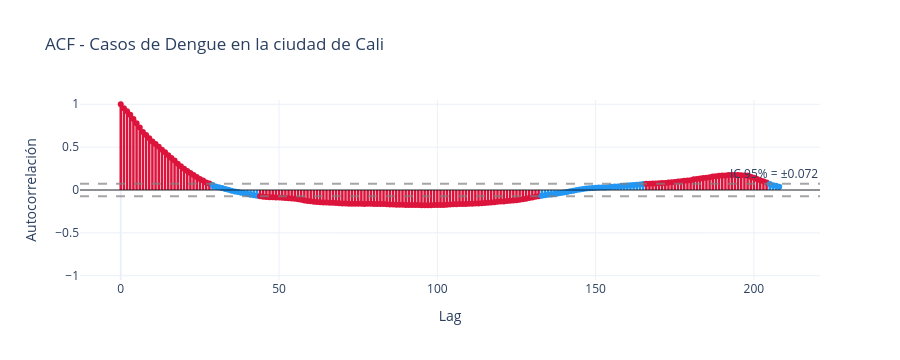

Notebook code for this chart:
### Markdown cell above
---
## 📈 PARTE 6: Análisis de Autocorrelación de la Serie

La ACF mide cuánto se parece la serie a sí misma en distintos rezagos. En series epidemiológicas, una autocorrelación alta suele indicar persistencia temporal: semanas con muchos casos tienden a estar cerca de otras semanas con muchos casos.

### Code cell
fig_acf_208 = graficar_acf_plotly(
    df.y,
    "ACF - Casos de Dengue en la ciudad de Cali",
    n_lags=ESTACIONALIDAD_CUATRIENAL
)
fig_acf_208.show()

### Figure 1 — Plotly figure (JSON) as saved in the notebook; plotly's stock layout.template omitted (floating-point values rounded to 4 significant figures; data arrays with more than 128 entries replaced by an {"elided": "..."} marker saying what was removed)
{"data": [{"line": {"color": "crimson", "width": 2.5}, "mode": "lines", "showlegend": false, "type": "scatter", "x": [0, 0], "y": [0, 1]}, {"line": {"color": "crimson", "width": 2.5}, "mode": "lines", "showlegend": false, "type": "scatter", "x": [1, 1], "y": [0, 0.9543]}, {"line": {"color": "crimson", "width": 2.5}, "mode": "lines", "showlegend": false, "type": "scatter", "x": [2, 2], "y": [0, 0.9202]}, {"line": {"color": "crimson", "width": 2.5}, "mode": "lines", "showlegend": false, "type": "scatter", "x": [3, 3], "y": [0, 0.8784]}, {"line": {"color": "crimson", "width": 2.5}, "mode": "lines", "showlegend": false, "type": "scatter", "x": [4, 4], "y": [0, 0.8296]}, {"line": {"color": "crimson", "width": 2.5}, "mode": "lines", "showlegend": false, "type": "scatter", "x": [5, 5], "y": [0, 0.7798]}, {"line": {"color": "crimson", "width": 2.5}, "mode": "lines", "showlegend": false, "type": "scatter", "x": [6, 6], "y": [0, 0.7289]}, {"line": {"color": "crimson", "width": 2.5}, "mode": "lines", "showlegend": false, "type": "scatter", "x": [7, 7], "y": [0, 0.6781]}, {"line": {"color": "crimson", "width": 2.5}, "mode": "lines", "showlegend": false, "type": "scatter", "x": [8, 8], "y": [0, 0.6421]}, {"line": {"color": "crimson", "width": 2.5}, "mode": "lines", "showlegend": false, "type": "scatter", "x": [9, 9], "y": [0, 0.6045]}, {"line": {"color": "crimson", "width": 2.5}, "mode": "lines", "showlegend": false, "type": "scatter", "x": [10, 10], "y": [0, 0.5653]}, {"line": {"color": "crimson", "width": 2.5}, "mode": "lines", "showlegend": false, "type": "scatter", "x": [11, 11], "y": [0, 0.5379]}, {"line": {"color": "crimson", "width": 2.5}, "mode": "lines", "showlegend": false, "type": "scatter", "x": [12, 12], "y": [0, 0.5052]}, {"line": {"color": "crimson", "width": 2.5}, "mode": "lines", "showlegend": false, "type": "scatter", "x": [13, 13], "y": [0, 0.4706]}, {"line": {"color": "crimson", "width": 2.5}, "mode": "lines", "showlegend": false, "type": "scatter", "x": [14, 14], "y": [0, 0.44]}, {"line": {"color": "crimson", "width": 2.5}, "mode": "lines", "showlegend": false, "type": "scatter", "x": [15, 15], "y": [0, 0.4069]}, {"line": {"color": "crimson", "width": 2.5}, "mode": "lines", "showlegend": false, "type": "scatter", "x": [16, 16], "y": [0, 0.3748]}, {"line": {"color": "crimson", "width": 2.5}, "mode": "lines", "showlegend": false, "type": "scatter", "x": [17, 17], "y": [0, 0.3445]}, {"line": {"color": "crimson", "width": 2.5}, "mode": "lines", "showlegend": false, "type": "scatter", "x": [18, 18], "y": [0, 0.3074]}, {"line": {"color": "crimson", "width": 2.5}, "mode": "lines", "showlegend": false, "type": "scatter", "x": [19, 19], "y": [0, 0.2762]}, {"line": {"color": "crimson", "width": 2.5}, "mode": "lines", "showlegend": false, "type": "scatter", "x": [20, 20], "y": [0, 0.2491]}, {"line": {"color": "crimson", "width": 2.5}, "mode": "lines", "showlegend": false, "type": "scatter", "x": [21, 21], "y": [0, 0.2217]}, {"line": {"color": "crimson", "width": 2.5}, "mode": "lines", "showlegend": false, "type": "scatter", "x": [22, 22], "y": [0, 0.1991]}, {"line": {"color": "crimson", "width": 2.5}, "mode": "lines", "showlegend": false, "type": "scatter", "x": [23, 23], "y": [0, 0.1751]}, {"line": {"color": "crimson", "width": 2.5}, "mode": "lines", "showlegend": false, "type": "scatter", "x": [24, 24], "y": [0, 0.1519]}, {"line": {"color": "crimson", "width": 2.5}, "mode": "lines", "showlegend": false, "type": "scatter", "x": [25, 25], "y": [0, 0.1277]}, {"line": {"color": "crimson", "width": 2.5}, "mode": "lines", "showlegend": false, "type": "scatter", "x": [26, 26], "y": [0, 0.11]}, {"line": {"color": "crimson", "width": 2.5}, "mode": "lines", "showlegend": false, "type": "scatter", "x": [27, 27], "y": [0, 0.08858]}, {"line": {"color": "crimson", "width": 2.5}, "mode": "lines", "showlegend": false, "type": "scatter", "x": [28, 28], "y": [0, 0.07648]}, {"line": {"color": "#2196F3", "width": 2.5}, "mode": "lines", "showlegend": false, "type": "scatter", "x": [29, 29], "y": [0, 0.05797]}, {"line": {"color": "#2196F3", "width": 2.5}, "mode": "lines", "showlegend": false, "type": "scatter", "x": [30, 30], "y": [0, 0.04223]}, {"line": {"color": "#2196F3", "width": 2.5}, "mode": "lines", "showlegend": false, "type": "scatter", "x": [31, 31], "y": [0, 0.03341]}, {"line": {"color": "#2196F3", "width": 2.5}, "mode": "lines", "showlegend": false, "type": "scatter", "x": [32, 32], "y": [0, 0.022]}, {"line": {"color": "#2196F3", "width": 2.5}, "mode": "lines", "showlegend": false, "type": "scatter", "x": [33, 33], "y": [0, 0.01069]}, {"line": {"color": "#2196F3", "width": 2.5}, "mode": "lines", "showlegend": false, "type": "scatter", "x": [34, 34], "y": [0, 0.00227]}, {"line": {"color": "#2196F3", "width": 2.5}, "mode": "lines", "showlegend": false, "type": "scatter", "x": [35, 35], "y": [0, -0.008709]}, {"line": {"color": "#2196F3", "width": 2.5}, "mode": "lines", "showlegend": false, "type": "scatter", "x": [36, 36], "y": [0, -0.01685]}, {"line": {"color": "#2196F3", "width": 2.5}, "mode": "lines", "showlegend": false, "type": "scatter", "x": [37, 37], "y": [0, -0.02473]}, {"line": {"color": "#2196F3", "width": 2.5}, "mode": "lines", "showlegend": false, "type": "scatter", "x": [38, 38], "y": [0, -0.03317]}, {"line": {"color": "#2196F3", "width": 2.5}, "mode": "lines", "showlegend": false, "type": "scatter", "x": [39, 39], "y": [0, -0.03786]}, {"line": {"color": "#2196F3", "width": 2.5}, "mode": "lines", "showlegend": false, "type": "scatter", "x": [40, 40], "y": [0, -0.04655]}, {"line": {"color": "#2196F3", "width": 2.5}, "mode": "lines", "showlegend": false, "type": "scatter", "x": [41, 41], "y": [0, -0.05493]}, {"line": {"color": "#2196F3", "width": 2.5}, "mode": "lines", "showlegend": false, "type": "scatter", "x": [42, 42], "y": [0, -0.06048]}, {"line": {"color": "#2196F3", "width": 2.5}, "mode": "lines", "showlegend": false, "type": "scatter", "x": [43, 43], "y": [0, -0.06834]}, {"line": {"color": "crimson", "width": 2.5}, "mode": "lines", "showlegend": false, "type": "scatter", "x": [44, 44], "y": [0, -0.0734]}, {"line": {"color": "crimson", "width": 2.5}, "mode": "lines", "showlegend": false, "type": "scatter", "x": [45, 45], "y": [0, -0.07859]}, {"line": {"color": "crimson", "width": 2.5}, "mode": "lines", "showlegend": false, "type": "scatter", "x": [46, 46], "y": [0, -0.0809]}, {"line": {"color": "crimson", "width": 2.5}, "mode": "lines", "showlegend": false, "type": "scatter", "x": [47, 47], "y": [0, -0.08437]}, {"line": {"color": "crimson", "width": 2.5}, "mode": "lines", "showlegend": false, "type": "scatter", "x": [48, 48], "y": [0, -0.08584]}, {"line": {"color": "crimson", "width": 2.5}, "mode": "lines", "showlegend": false, "type": "scatter", "x": [49, 49], "y": [0, -0.0881]}, {"line": {"color": "crimson", "width": 2.5}, "mode": "lines", "showlegend": false, "type": "scatter", "x": [50, 50], "y": [0, -0.08839]}, {"line": {"color": "crimson", "width": 2.5}, "mode": "lines", "showlegend": false, "type": "scatter", "x": [51, 51], "y": [0, -0.08978]}, {"line": {"color": "crimson", "width": 2.5}, "mode": "lines", "showlegend": false, "type": "scatter", "x": [52, 52], "y": [0, -0.0921]}, {"line": {"color": "crimson", "width": 2.5}, "mode": "lines", "showlegend": false, "type": "scatter", "x": [53, 53], "y": [0, -0.0963]}, {"line": {"color": "crimson", "width": 2.5}, "mode": "lines", "showlegend": false, "type": "scatter", "x": [54, 54], "y": [0, -0.09876]}, {"line": {"color": "crimson", "width": 2.5}, "mode": "lines", "showlegend": false, "type": "scatter", "x": [55, 55], "y": [0, -0.1031]}, {"line": {"color": "crimson", "width": 2.5}, "mode": "lines", "showlegend": false, "type": "scatter", "x": [56, 56], "y": [0, -0.1094]}, {"line": {"color": "crimson", "width": 2.5}, "mode": "lines", "showlegend": false, "type": "scatter", "x": [57, 57], "y": [0, -0.1143]}, {"line": {"color": "crimson", "width": 2.5}, "mode": "lines", "showlegend": false, "type": "scatter", "x": [58, 58], "y": [0, -0.1211]}, {"line": {"color": "crimson", "width": 2.5}, "mode": "lines", "showlegend": false, "type": "scatter", "x": [59, 59], "y": [0, -0.1278]}, {"line": {"color": "crimson", "width": 2.5}, "mode": "lines", "showlegend": false, "type": "scatter", "x": [60, 60], "y": [0, -0.1319]}, {"line": {"color": "crimson", "width": 2.5}, "mode": "lines", "showlegend": false, "type": "scatter", "x": [61, 61], "y": [0, -0.1378]}, {"line": {"color": "crimson", "width": 2.5}, "mode": "lines", "showlegend": false, "type": "scatter", "x": [62, 62], "y": [0, -0.1399]}, {"line": {"color": "crimson", "width": 2.5}, "mode": "lines", "showlegend": false, "type": "scatter", "x": [63, 63], "y": [0, -0.1425]}, {"line": {"color": "crimson", "width": 2.5}, "mode": "lines", "showlegend": false, "type": "scatter", "x": [64, 64], "y": [0, -0.1449]}, {"line": {"color": "crimson", "width": 2.5}, "mode": "lines", "showlegend": false, "type": "scatter", "x": [65, 65], "y": [0, -0.1469]}, {"line": {"color": "crimson", "width": 2.5}, "mode": "lines", "showlegend": false, "type": "scatter", "x": [66, 66], "y": [0, -0.148]}, {"line": {"color": "crimson", "width": 2.5}, "mode": "lines", "showlegend": false, "type": "scatter", "x": [67, 67], "y": [0, -0.1492]}, {"line": {"color": "crimson", "width": 2.5}, "mode": "lines", "showlegend": false, "type": "scatter", "x": [68, 68], "y": [0, -0.1514]}, {"line": {"color": "crimson", "width": 2.5}, "mode": "lines", "showlegend": false, "type": "scatter", "x": [69, 69], "y": [0, -0.1543]}, {"line": {"color": "crimson", "width": 2.5}, "mode": "lines", "showlegend": false, "type": "scatter", "x": [70, 70], "y": [0, -0.1572]}, {"line": {"color": "crimson", "width": 2.5}, "mode": "lines", "showlegend": false, "type": "scatter", "x": [71, 71], "y": [0, -0.1583]}, {"line": {"color": "crimson", "width": 2.5}, "mode": "lines", "showlegend": false, "type": "scatter", "x": [72, 72], "y": [0, -0.1596]}, {"line": {"color": "crimson", "width": 2.5}, "mode": "lines", "showlegend": false, "type": "scatter", "x": [73, 73], "y": [0, -0.1595]}, {"line": {"color": "crimson", "width": 2.5}, "mode": "lines", "showlegend": false, "type": "scatter", "x": [74, 74], "y": [0, -0.16]}, {"line": {"color": "crimson", "width": 2.5}, "mode": "lines", "showlegend": false, "type": "scatter", "x": [75, 75], "y": [0, -0.1615]}, {"line": {"color": "crimson", "width": 2.5}, "mode": "lines", "showlegend": false, "type": "scatter", "x": [76, 76], "y": [0, -0.1608]}, {"line": {"color": "crimson", "width": 2.5}, "mode": "lines", "showlegend": false, "type": "scatter", "x": [77, 77], "y": [0, -0.1621]}, {"line": {"color": "crimson", "width": 2.5}, "mode": "lines", "showlegend": false, "type": "scatter", "x": [78, 78], "y": [0, -0.1607]}, {"line": {"color": "crimson", "width": 2.5}, "mode": "lines", "showlegend": false, "type": "scatter", "x": [79, 79], "y": [0, -0.1618]}, {"line": {"color": "crimson", "width": 2.5}, "mode": "lines", "showlegend": false, "type": "scatter", "x": [80, 80], "y": [0, -0.1622]}, {"line": {"color": "crimson", "width": 2.5}, "mode": "lines", "showlegend": false, "type": "scatter", "x": [81, 81], "y": [0, -0.1631]}, {"line": {"color": "crimson", "width": 2.5}, "mode": "lines", "showlegend": false, "type": "scatter", "x": [82, 82], "y": [0, -0.1632]}, {"line": {"color": "crimson", "width": 2.5}, "mode": "lines", "showlegend": false, "type": "scatter", "x": [83, 83], "y": [0, -0.1636]}, {"line": {"color": "crimson", "width": 2.5}, "mode": "lines", "showlegend": false, "type": "scatter", "x": [84, 84], "y": [0, -0.1659]}, {"line": {"color": "crimson", "width": 2.5}, "mode": "lines", "showlegend": false, "type": "scatter", "x": [85, 85], "y": [0, -0.1691]}, {"line": {"color": "crimson", "width": 2.5}, "mode": "lines", "showlegend": false, "type": "scatter", "x": [86, 86], "y": [0, -0.1701]}, {"line": {"color": "crimson", "width": 2.5}, "mode": "lines", "showlegend": false, "type": "scatter", "x": [87, 87], "y": [0, -0.1722]}, {"line": {"color": "crimson", "width": 2.5}, "mode": "lines", "showlegend": false, "type": "scatter", "x": [88, 88], "y": [0, -0.1725]}, {"line": {"color": "crimson", "width": 2.5}, "mode": "lines", "showlegend": false, "type": "scatter", "x": [89, 89], "y": [0, -0.1735]}, {"line": {"color": "crimson", "width": 2.5}, "mode": "lines", "showlegend": false, "type": "scatter", "x": [90, 90], "y": [0, -0.1736]}, {"line": {"color": "crimson", "width": 2.5}, "mode": "lines", "showlegend": false, "type": "scatter", "x": [91, 91], "y": [0, -0.1744]}, {"line": {"color": "crimson", "width": 2.5}, "mode": "lines", "showlegend": false, "type": "scatter", "x": [92, 92], "y": [0, -0.1743]}, {"line": {"color": "crimson", "width": 2.5}, "mode": "lines", "showlegend": false, "type": "scatter", "x": [93, 93], "y": [0, -0.1757]}, {"line": {"color": "crimson", "width": 2.5}, "mode": "lines", "showlegend": false, "type": "scatter", "x": [94, 94], "y": [0, -0.1761]}, {"line": {"color": "crimson", "width": 2.5}, "mode": "lines", "showlegend": false, "type": "scatter", "x": [95, 95], "y": [0, -0.177]}, {"line": {"color": "crimson", "width": 2.5}, "mode": "lines", "showlegend": false, "type": "scatter", "x": [96, 96], "y": [0, -0.1774]}, {"line": {"color": "crimson", "width": 2.5}, "mode": "lines", "showlegend": false, "type": "scatter", "x": [97, 97], "y": [0, -0.1783]}, {"line": {"color": "crimson", "width": 2.5}, "mode": "lines", "showlegend": false, "type": "scatter", "x": [98, 98], "y": [0, -0.1769]}, {"line": {"color": "crimson", "width": 2.5}, "mode": "lines", "showlegend": false, "type": "scatter", "x": [99, 99], "y": [0, -0.1758]}, {"line": {"color": "crimson", "width": 2.5}, "mode": "lines", "showlegend": false, "type": "scatter", "x": [100, 100], "y": [0, -0.176]}, {"line": {"color": "crimson", "width": 2.5}, "mode": "lines", "showlegend": false, "type": "scatter", "x": [101, 101], "y": [0, -0.1753]}, {"line": {"color": "crimson", "width": 2.5}, "mode": "lines", "showlegend": false, "type": "scatter", "x": [102, 102], "y": [0, -0.1748]}, {"line": {"color": "crimson", "width": 2.5}, "mode": "lines", "showlegend": false, "type": "scatter", "x": [103, 103], "y": [0, -0.1722]}, {"line": {"color": "crimson", "width": 2.5}, "mode": "lines", "showlegend": false, "type": "scatter", "x": [104, 104], "y": [0, -0.1694]}, {"line": {"color": "crimson", "width": 2.5}, "mode": "lines", "showlegend": false, "type": "scatter", "x": [105, 105], "y": [0, -0.1663]}, {"line": {"color": "crimson", "width": 2.5}, "mode": "lines", "showlegend": false, "type": "scatter", "x": [106, 106], "y": [0, -0.1652]}, {"line": {"color": "crimson", "width": 2.5}, "mode": "lines", "showlegend": false, "type": "scatter", "x": [107, 107], "y": [0, -0.1642]}, {"line": {"color": "crimson", "width": 2.5}, "mode": "lines", "showlegend": false, "type": "scatter", "x": [108, 108], "y": [0, -0.1632]}, {"line": {"color": "crimson", "width": 2.5}, "mode": "lines", "showlegend": false, "type": "scatter", "x": [109, 109], "y": [0, -0.1632]}, {"line": {"color": "crimson", "width": 2.5}, "mode": "lines", "showlegend": false, "type": "scatter", "x": [110, 110], "y": [0, -0.1617]}, {"line": {"color": "crimson", "width": 2.5}, "mode": "lines", "showlegend": false, "type": "scatter", "x": [111, 111], "y": [0, -0.1611]}, {"line": {"color": "crimson", "width": 2.5}, "mode": "lines", "showlegend": false, "type": "scatter", "x": [112, 112], "y": [0, -0.1585]}, {"line": {"color": "crimson", "width": 2.5}, "mode": "lines", "showlegend": false, "type": "scatter", "x": [113, 113], "y": [0, -0.1572]}, {"line": {"color": "crimson", "width": 2.5}, "mode": "lines", "showlegend": false, "type": "scatter", "x": [114, 114], "y": [0, -0.1546]}, {"line": {"color": "crimson", "width": 2.5}, "mode": "lines", "showlegend": false, "type": "scatter", "x": [115, 115], "y": [0, -0.1507]}, {"line": {"color": "crimson", "width": 2.5}, "mode": "lines", "showlegend": false, "type": "scatter", "x": [116, 116], "y": [0, -0.148]}, {"line": {"color": "crimson", "width": 2.5}, "mode": "lines", "showlegend": false, "type": "scatter", "x": [117, 117], "y": [0, -0.1452]}, {"line": {"color": "crimson", "width": 2.5}, "mode": "lines", "showlegend": false, "type": "scatter", "x": [118, 118], "y": [0, -0.142]}, {"line": {"color": "crimson", "width": 2.5}, "mode": "lines", "showlegend": false, "type": "scatter", "x": [119, 119], "y": [0, -0.1385]}, {"line": {"color": "crimson", "width": 2.5}, "mode": "lines", "showlegend": false, "type": "scatter", "x": [120, 120], "y": [0, -0.1349]}, {"line": {"color": "crimson", "width": 2.5}, "mode": "lines", "showlegend": false, "type": "scatter", "x": [121, 121], "y": [0, -0.1333]}, {"line": {"color": "crimson", "width": 2.5}, "mode": "lines", "showlegend": false, "type": "scatter", "x": [122, 122], "y": [0, -0.1297]}, {"line": {"color": "crimson", "width": 2.5}, "mode": "lines", "showlegend": false, "type": "scatter", "x": [123, 123], "y": [0, -0.1263]}, {"line": {"color": "crimson", "width": 2.5}, "mode": "lines", "showlegend": false, "type": "scatter", "x": [124, 124], "y": [0, -0.1211]}, {"line": {"color": "crimson", "width": 2.5}, "mode": "lines", "showlegend": false, "type": "scatter", "x": [125, 125], "y": [0, -0.1181]}, {"line": {"color": "crimson", "width": 2.5}, "mode": "lines", "showlegend": false, "type": "scatter", "x": [126, 126], "y": [0, -0.1132]}, {"line": {"color": "crimson", "width": 2.5}, "mode": "lines", "showlegend": false, "type": "scatter", "x": [127, 127], "y": [0, -0.1077]}, {"line": {"color": "crimson", "width": 2.5}, "mode": "lines", "showlegend": false, "type": "scatter", "x": [128, 128], "y": [0, -0.1018]}, {"line": {"color": "crimson", "width": 2.5}, "mode": "lines", "showlegend": false, "type": "scatter", "x": [129, 129], "y": [0, -0.09431]}, {"line": {"color": "crimson", "width": 2.5}, "mode": "lines", "showlegend": false, "type": "scatter", "x": [130, 130], "y": [0, -0.08692]}, {"line": {"color": "crimson", "width": 2.5}, "mode": "lines", "showlegend": false, "type": "scatter", "x": [131, 131], "y": [0, -0.07969]}, {"line": {"color": "crimson", "width": 2.5}, "mode": "lines", "showlegend": false, "type": "scatter", "x": [132, 132], "y": [0, -0.07303]}, {"line": {"color": "#2196F3", "width": 2.5}, "mode": "lines", "showlegend": false, "type": "scatter", "x": [133, 133], "y": [0, -0.06626]}, {"line": {"color": "#2196F3", "width": 2.5}, "mode": "lines", "showlegend": false, "type": "scatter", "x": [134, 134], "y": [0, -0.06039]}, {"line": {"color": "#2196F3", "width": 2.5}, "mode": "lines", "showlegend": false, "type": "scatter", "x": [135, 135], "y": [0, -0.05588]}, {"line": {"color": "#2196F3", "width": 2.5}, "mode": "lines", "showlegend": false, "type": "scatter", "x": [136, 136], "y": [0, -0.05209]}, {"line": {"color": "#2196F3", "width": 2.5}, "mode": "lines", "showlegend": false, "type": "scatter", "x": [137, 137], "y": [0, -0.04544]}, {"line": {"color": "#2196F3", "width": 2.5}, "mode": "lines", "showlegend": false, "type": "scatter", "x": [138, 138], "y": [0, -0.04029]}, {"line": {"color": "#2196F3", "width": 2.5}, "mode": "lines", "showlegend": false, "type": "scatter", "x": [139, 139], "y": [0, -0.03415]}, {"line": {"color": "#2196F3", "width": 2.5}, "mode": "lines", "showlegend": false, "type": "scatter", "x": [140, 140], "y": [0, -0.02903]}, {"line": {"color": "#2196F3", "width": 2.5}, "mode": "lines", "showlegend": false, "type": "scatter", "x": [141, 141], "y": [0, -0.02225]}, {"line": {"color": "#2196F3", "width": 2.5}, "mode": "lines", "showlegend": false, "type": "scatter", "x": [142, 142], "y": [0, -0.01463]}, {"line": {"color": "#2196F3", "width": 2.5}, "mode": "lines", "showlegend": false, "type": "scatter", "x": [143, 143], "y": [0, -0.007615]}, {"line": {"color": "#2196F3", "width": 2.5}, "mode": "lines", "showlegend": false, "type": "scatter", "x": [144, 144], "y": [0, -0.0004091]}, {"line": {"color": "#2196F3", "width": 2.5}, "mode": "lines", "showlegend": false, "type": "scatter", "x": [145, 145], "y": [0, 0.005276]}, {"line": {"color": "#2196F3", "width": 2.5}, "mode": "lines", "showlegend": false, "type": "scatter", "x": [146, 146], "y": [0, 0.01261]}, {"line": {"color": "#2196F3", "width": 2.5}, "mode": "lines", "showlegend": false, "type": "scatter", "x": [147, 147], "y": [0, 0.01859]}, {"line": {"color": "#2196F3", "width": 2.5}, "mode": "lines", "showlegend": false, "type": "scatter", "x": [148, 148], "y": [0, 0.02111]}, {"line": {"color": "#2196F3", "width": 2.5}, "mode": "lines", "showlegend": false, "type": "scatter", "x": [149, 149], "y": [0, 0.02325]}, {"line": {"color": "#2196F3", "width": 2.5}, "mode": "lines", "showlegend": false, "type": "scatter", "x": [150, 150], "y": [0, 0.02712]}, {"line": {"color": "#2196F3", "width": 2.5}, "mode": "lines", "showlegend": false, "type": "scatter", "x": [151, 151], "y": [0, 0.02791]}, {"line": {"color": "#2196F3", "width": 2.5}, "mode": "lines", "showlegend": false, "type": "scatter", "x": [152, 152], "y": [0, 0.02894]}, {"line": {"color": "#2196F3", "width": 2.5}, "mode": "lines", "showlegend": false, "type": "scatter", "x": [153, 153], "y": [0, 0.02948]}, {"line": {"color": "#2196F3", "width": 2.5}, "mode": "lines", "showlegend": false, "type": "scatter", "x": [154, 154], "y": [0, 0.03353]}, {"line": {"color": "#2196F3", "width": 2.5}, "mode": "lines", "showlegend": false, "type": "scatter", "x": [155, 155], "y": [0, 0.03747]}, {"line": {"color": "#2196F3", "width": 2.5}, "mode": "lines", "showlegend": false, "type": "scatter", "x": [156, 156], "y": [0, 0.04087]}, {"line": {"color": "#2196F3", "width": 2.5}, "mode": "lines", "showlegend": false, "type": "scatter", "x": [157, 157], "y": [0, 0.04174]}, {"line": {"color": "#2196F3", "width": 2.5}, "mode": "lines", "showlegend": false, "type": "scatter", "x": [158, 158], "y": [0, 0.0462]}, {"line": {"color": "#2196F3", "width": 2.5}, "mode": "lines", "showlegend": false, "type": "scatter", "x": [159, 159], "y": [0, 0.04976]}, {"line": {"color": "#2196F3", "width": 2.5}, "mode": "lines", "showlegend": false, "type": "scatter", "x": [160, 160], "y": [0, 0.05127]}, {"line": {"color": "#2196F3", "width": 2.5}, "mode": "lines", "showlegend": false, "type": "scatter", "x": [161, 161], "y": [0, 0.05677]}, {"line": {"color": "#2196F3", "width": 2.5}, "mode": "lines", "showlegend": false, "type": "scatter", "x": [162, 162], "y": [0, 0.05789]}, {"line": {"color": "#2196F3", "width": 2.5}, "mode": "lines", "showlegend": false, "type": "scatter", "x": [163, 163], "y": [0, 0.06259]}, {"line": {"color": "#2196F3", "width": 2.5}, "mode": "lines", "showlegend": false, "type": "scatter", "x": [164, 164], "y": [0, 0.06513]}, {"line": {"color": "#2196F3", "width": 2.5}, "mode": "lines", "showlegend": false, "type": "scatter", "x": [165, 165], "y": [0, 0.06936]}, {"line": {"color": "crimson", "width": 2.5}, "mode": "lines", "showlegend": false, "type": "scatter", "x": [166, 166], "y": [0, 0.07213]}, {"line": {"color": "crimson", "width": 2.5}, "mode": "lines", "showlegend": false, "type": "scatter", "x": [167, 167], "y": [0, 0.07417]}, {"line": {"color": "crimson", "width": 2.5}, "mode": "lines", "showlegend": false, "type": "scatter", "x": [168, 168], "y": [0, 0.07523]}, {"line": {"color": "crimson", "width": 2.5}, "mode": "lines", "showlegend": false, "type": "scatter", "x": [169, 169], "y": [0, 0.07614]}, {"line": {"color": "crimson", "width": 2.5}, "mode": "lines", "showlegend": false, "type": "scatter", "x": [170, 170], "y": [0, 0.08007]}, {"line": {"color": "crimson", "width": 2.5}, "mode": "lines", "showlegend": false, "type": "scatter", "x": [171, 171], "y": [0, 0.08063]}, {"line": {"color": "crimson", "width": 2.5}, "mode": "lines", "showlegend": false, "type": "scatter", "x": [172, 172], "y": [0, 0.08176]}, {"line": {"color": "crimson", "width": 2.5}, "mode": "lines", "showlegend": false, "type": "scatter", "x": [173, 173], "y": [0, 0.0862]}, {"line": {"color": "crimson", "width": 2.5}, "mode": "lines", "showlegend": false, "type": "scatter", "x": [174, 174], "y": [0, 0.09119]}, {"line": {"color": "crimson", "width": 2.5}, "mode": "lines", "showlegend": false, "type": "scatter", "x": [175, 175], "y": [0, 0.09437]}, {"line": {"color": "crimson", "width": 2.5}, "mode": "lines", "showlegend": false, "type": "scatter", "x": [176, 176], "y": [0, 0.09893]}, {"line": {"color": "crimson", "width": 2.5}, "mode": "lines", "showlegend": false, "type": "scatter", "x": [177, 177], "y": [0, 0.1023]}, {"line": {"color": "crimson", "width": 2.5}, "mode": "lines", "showlegend": false, "type": "scatter", "x": [178, 178], "y": [0, 0.1068]}, {"line": {"color": "crimson", "width": 2.5}, "mode": "lines", "showlegend": false, "type": "scatter", "x": [179, 179], "y": [0, 0.1116]}, {"line": {"color": "crimson", "width": 2.5}, "mode": "lines", "showlegend": false, "type": "scatter", "x": [180, 180], "y": [0, 0.1147]}, {"line": {"color": "crimson", "width": 2.5}, "mode": "lines", "showlegend": false, "type": "scatter", "x": [181, 181], "y": [0, 0.124]}, {"line": {"color": "crimson", "width": 2.5}, "mode": "lines", "showlegend": false, "type": "scatter", "x": [182, 182], "y": [0, 0.128]}, {"line": {"color": "crimson", "width": 2.5}, "mode": "lines", "showlegend": false, "type": "scatter", "x": [183, 183], "y": [0, 0.1328]}, {"line": {"color": "crimson", "width": 2.5}, "mode": "lines", "showlegend": false, "type": "scatter", "x": [184, 184], "y": [0, 0.1386]}, {"line": {"color": "crimson", "width": 2.5}, "mode": "lines", "showlegend": false, "type": "scatter", "x": [185, 185], "y": [0, 0.1433]}, {"line": {"color": "crimson", "width": 2.5}, "mode": "lines", "showlegend": false, "type": "scatter", "x": [186, 186], "y": [0, 0.1487]}, {"line": {"color": "crimson", "width": 2.5}, "mode": "lines", "showlegend": false, "type": "scatter", "x": [187, 187], "y": [0, 0.1587]}, {"line": {"color": "crimson", "width": 2.5}, "mode": "lines", "showlegend": false, "type": "scatter", "x": [188, 188], "y": [0, 0.1593]}, {"line": {"color": "crimson", "width": 2.5}, "mode": "lines", "showlegend": false, "type": "scatter", "x": [189, 189], "y": [0, 0.166]}, {"line": {"color": "crimson", "width": 2.5}, "mode": "lines", "showlegend": false, "type": "scatter", "x": [190, 190], "y": [0, 0.1692]}, {"line": {"color": "crimson", "width": 2.5}, "mode": "lines", "showlegend": false, "type": "scatter", "x": [191, 191], "y": [0, 0.1692]}, {"line": {"color": "crimson", "width": 2.5}, "mode": "lines", "showlegend": false, "type": "scatter", "x": [192, 192], "y": [0, 0.1745]}, {"line": {"color": "crimson", "width": 2.5}, "mode": "lines", "showlegend": false, "type": "scatter", "x": [193, 193], "y": [0, 0.1752]}, {"line": {"color": "crimson", "width": 2.5}, "mode": "lines", "showlegend": false, "type": "scatter", "x": [194, 194], "y": [0, 0.1742]}, {"line": {"color": "crimson", "width": 2.5}, "mode": "lines", "showlegend": false, "type": "scatter", "x": [195, 195], "y": [0, 0.1752]}, {"line": {"color": "crimson", "width": 2.5}, "mode": "lines", "showlegend": false, "type": "scatter", "x": [196, 196], "y": [0, 0.173]}, {"line": {"color": "crimson", "width": 2.5}, "mode": "lines", "showlegend": false, "type": "scatter", "x": [197, 197], "y": [0, 0.1686]}, {"line": {"color": "crimson", "width": 2.5}, "mode": "lines", "showlegend": false, "type": "scatter", "x": [198, 198], "y": [0, 0.168]}, {"line": {"color": "crimson", "width": 2.5}, "mode": "lines", "showlegend": false, "type": "scatter", "x": [199, 199], "y": [0, 0.1548]}, {"line": {"color": "crimson", "width": 2.5}, "mode": "lines", "showlegend": false, "type": "scatter", "x": [200, 200], "y": [0, 0.1441]}, {"line": {"color": "crimson", "width": 2.5}, "mode": "lines", "showlegend": false, "type": "scatter", "x": [201, 201], "y": [0, 0.1288]}, {"line": {"color": "crimson", "width": 2.5}, "mode": "lines", "showlegend": false, "type": "scatter", "x": [202, 202], "y": [0, 0.115]}, {"line": {"color": "crimson", "width": 2.5}, "mode": "lines", "showlegend": false, "type": "scatter", "x": [203, 203], "y": [0, 0.1033]}, {"line": {"color": "crimson", "width": 2.5}, "mode": "lines", "showlegend": false, "type": "scatter", "x": [204, 204], "y": [0, 0.08874]}, {"line": {"color": "#2196F3", "width": 2.5}, "mode": "lines", "showlegend": false, "type": "scatter", "x": [205, 205], "y": [0, 0.07083]}, {"line": {"color": "#2196F3", "width": 2.5}, "mode": "lines", "showlegend": false, "type": "scatter", "x": [206, 206], "y": [0, 0.05625]}, {"line": {"color": "#2196F3", "width": 2.5}, "mode": "lines", "showlegend": false, "type": "scatter", "x": [207, 207], "y": [0, 0.04829]}, {"line": {"color": "#2196F3", "width": 2.5}, "mode": "lines", "showlegend": false, "type": "scatter", "x": [208, 208], "y": [0, 0.03902]}, {"marker": {"color": {"elided": "209 str values"}, "size": 6}, "mode": "markers", "showlegend": false, "type": "scatter", "x": {"elided": "209 int values"}, "y": {"elided": "209 float values"}}], "layout": {"annotations": [{"showarrow": false, "text": "IC 95% = ±0.072", "x": 1, "xanchor": "right", "xref": "x domain", "y": 0.07186, "yanchor": "bottom", "yref": "y"}], "height": 360, "shapes": [{"line": {"color": "gray", "dash": "dash"}, "opacity": 0.7, "type": "line", "x0": 0, "x1": 1, "xref": "x domain", "y0": 0.07186, "y1": 0.07186, "yref": "y"}, {"line": {"color": "gray", "dash": "dash"}, "opacity": 0.7, "type": "line", "x0": 0, "x1": 1, "xref": "x domain", "y0": -0.07186, "y1": -0.07186, "yref": "y"}, {"line": {"color": "black", "width": 0.8}, "type": "line", "x0": 0, "x1": 1, "xref": "x domain", "y0": 0, "y1": 0, "yref": "y"}], "title": {"text": "ACF - Casos de Dengue en la ciudad de Cali"}, "xaxis": {"title": {"text": "Lag"}}, "yaxis": {"range": [-1.05, 1.05], "title": {"text": "Autocorrelación"}}}}
